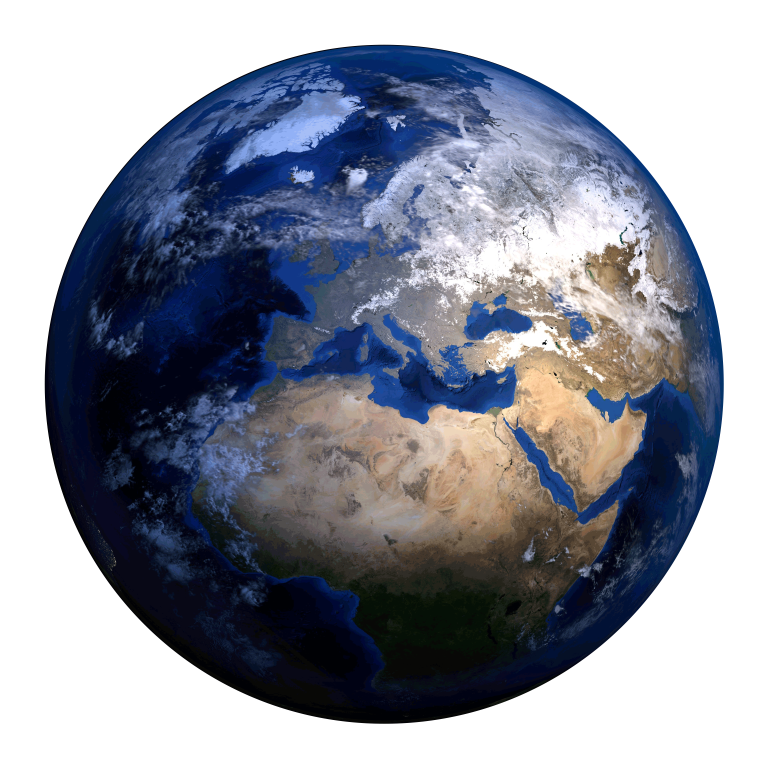
#> input picture include/globe_PNG100087.png, 3074 x 3074 px (shown at 1/4 size)
$ python compile_to_nximage.py ../include/globe_PNG100087.png out.png
#> lines starting #> are read from the running program, lines starting #| are printed output that depends on the picture
#!/usr/bin/env python3
"""
compile_to_nxtimg.py — Converte immagini PNG/JPG in file .nxtimg (testo ANSI)
Uso: python3 compile_to_nxtimg.py input.png output.nxtimg [--width 80] [--height 24]

Novità:
- La larghezza (--width) è ora l'asse principale: definisce il numero di tile (caratteri) orizzontali.
- L'altezza viene calcolata automaticamente per mantenere il rapporto d'aspetto originale.
- Se specifichi sia --width che --height, viene usato --width come priorità e l'altezza viene scalata.
- Miglior rilevamento dimensioni originali e logging.
"""

import sys
import os
from PIL import Image


def rgb_to_ansi_256(r, g, b):
    """Converte RGB a codice ANSI 256 colori."""
    if r == g == b:
        if r < 30:
            return 16  # nero
        if r > 225:
            return 231  # bianco
        # scala di grigi 232-255
        gray_idx = round((r / 255.0) * 23)
        return 232 + gray_idx

    # Cubo 6x6x6 (16-231)
    r_idx = round((r / 255.0) * 5)
    g_idx = round((g / 255.0) * 5)
    b_idx = round((b / 255.0) * 5)
    return 16 + r_idx * 36 + g_idx * 6 + b_idx


def image_to_nxtimg(input_path, output_path, term_width=80, term_height=24):
    """
    Converte un'immagine in formato .nxtimg (testo ANSI raw).
    Usa il carattere block inferiore ▀ (U+2580) per raddoppiare la risoluzione verticale.
    """
    try:
        img = Image.open(input_path).convert('RGBA')
    except Exception as e:
        print(f"[ERR] Impossibile aprire '{input_path}': {e}")
        return False

    orig_width, orig_height = img.size
    print(f"[INFO] Immagine originale: {orig_width}x{orig_height} px")

    # === NUOVA LOGICA: larghezza come asse principale ===
    target_char_width = term_width

    # Calcola altezza target mantenendo aspect ratio
    aspect_ratio = orig_width / orig_height
    target_pixel_height = round(target_char_width / aspect_ratio)

    # Se l'utente ha passato anche --height, usiamo comunque la larghezza come priorità
    # (puoi rimuovere questo controllo se vuoi dare precedenza assoluta a --height)
    if term_height != 24:  # valore di default modificato
        print(f"[INFO] --height ignorato (priorità a --width). Altezza calcolata: {target_pixel_height//2}")

    # Ridimensiona
    img = img.resize((target_char_width, target_pixel_height), Image.Resampling.NEAREST).convert('RGBA')

    output_lines = []
    term_height_actual = (target_pixel_height + 1) // 2

    print(f"[INFO] Output: {target_char_width}×{term_height_actual} tile (caratteri)")

    # Processa ogni riga di caratteri
    for char_y in range(term_height_actual):
        line_chars = []
        last_fg = None
        last_bg = None

        for char_x in range(target_char_width):
            # Campionamento diretto (1:1 con i pixel dopo resize)
            top_pixel = img.getpixel((char_x, char_y * 2))
            bottom_pixel = img.getpixel((char_x, char_y * 2 + 1)) if char_y * 2 + 1 < target_pixel_height else top_pixel

            top_a = top_pixel[3]
            bottom_a = bottom_pixel[3]

            top_visible = top_a > 20
            bottom_visible = bottom_a > 20
            top_opaque = top_a > 153
            bottom_opaque = bottom_a > 153

            if not top_visible and not bottom_visible:
                # Fully transparent
                if last_fg is not None or last_bg is not None:
                    line_chars.append("\033[0m")
                    last_fg = None
                    last_bg = None
                line_chars.append(" ")

            elif top_visible and not bottom_visible:
                fg_code = rgb_to_ansi_256(*top_pixel[:3])
                if fg_code != last_fg or last_bg is not None:
                    line_chars.append(f"\033[0m\033[38;5;{fg_code}m")
                    last_fg = fg_code
                    last_bg = None
                line_chars.append("▀")

            elif not top_visible and bottom_visible:
                fg_code = rgb_to_ansi_256(*bottom_pixel[:3])
                if fg_code != last_fg or last_bg is not None:
                    line_chars.append(f"\033[0m\033[38;5;{fg_code}m")
                    last_fg = fg_code
                    last_bg = None
                line_chars.append("▄")

            else:
                # Both visible
                if top_opaque and bottom_opaque:
                    fg_code = rgb_to_ansi_256(*top_pixel[:3])
                    bg_code = rgb_to_ansi_256(*bottom_pixel[:3])
                    if last_bg is None or fg_code != last_fg or bg_code != last_bg:
                        line_chars.append(f"\033[0m\033[38;5;{fg_code}m\033[48;5;{bg_code}m")
                        last_fg = fg_code
                        last_bg = bg_code
                    line_chars.append("▀")
                else:
                    # Semi-transparent → scegli il più opaco
                    if top_a >= bottom_a:
                        fg_code = rgb_to_ansi_256(*top_pixel[:3])
                        if fg_code != last_fg or last_bg is not None:
                            line_chars.append(f"\033[0m\033[38;5;{fg_code}m")
                            last_fg = fg_code
                            last_bg = None
                        line_chars.append("▀")
                    else:
                        fg_code = rgb_to_ansi_256(*bottom_pixel[:3])
                        if fg_code != last_fg or last_bg is not None:
                            line_chars.append(f"\033[0m\033[38;5;{fg_code}m")
                            last_fg = fg_code
                            last_bg = None
                        line_chars.append("▄")

        # Reset a fine riga
        if last_fg is not None or last_bg is not None:
            line_chars.append("\033[0m")

        output_lines.append("".join(line_chars))

    # Scrivi il file .nxtimg
    try:
        with open(output_path, "w", encoding="utf-8", newline='\n') as f:
            f.write("\n".join(output_lines))
        print(f"[OK] Compilato: {output_path} ({target_char_width}x{term_height_actual})")
        return True
    except Exception as e:
        print(f"[ERR] Impossibile scrivere '{output_path}': {e}")
        return False


def main():
    # Batch mode per loghi
    if "--logos" in sys.argv:
        script_dir = os.path.dirname(os.path.abspath(__file__))
        src_dir = os.path.join(script_dir, "logo")
        dst_dir = os.path.join(script_dir, "..", "example", "minios", "logos")

        if not os.path.exists(dst_dir):
            os.makedirs(dst_dir, exist_ok=True)

        if not os.path.exists(src_dir):
            print(f"[ERR] Cartella loghi non trovata: {src_dir}")
            sys.exit(1)

        print(f"[*] Batch mode: Compilazione loghi da {src_dir}...")
        count = 0
        for f in os.listdir(src_dir):
            if f.lower().endswith(('.png', '.jpg', '.jpeg')):
                in_p = os.path.join(src_dir, f)
                out_name = os.path.splitext(f)[0] + ".nxtimg"
                out_p = os.path.join(dst_dir, out_name)
                # Usa larghezza fissa ragionevole per i loghi
                if image_to_nxtimg(in_p, out_p, term_width=48):
                    count += 1
        print(f"[*] Completato. {count} loghi compilati.")
        sys.exit(0)

    if len(sys.argv) < 3:
        print("Uso:")
        print(" python3 compile_to_nxtimg.py input.png output.nxtimg [--width 80]")
        print(" python3 compile_to_nxtimg.py --logos")
        sys.exit(1)

    input_path = sys.argv[1]
    output_path = sys.argv[2]
    term_width = 80
    term_height = 24

    # Leggi da ambiente
    try:
        cw = os.environ.get("COLUMNS")
        if cw and cw.isdigit():
            w = int(cw)
            if w >= 20:
                term_width = w
    except Exception:
        pass

    # Parse argomenti
    i = 1
    while i < len(sys.argv):
        if sys.argv[i] == "--width" and i + 1 < len(sys.argv):
            term_width = int(sys.argv[i + 1])
            i += 1
        elif sys.argv[i] == "--height" and i + 1 < len(sys.argv):
            term_height = int(sys.argv[i + 1])
            i += 1
        i += 1

    if not os.path.exists(input_path):
        print(f"[ERR] File non trovato: {input_path}")
        sys.exit(1)

    success = image_to_nxtimg(input_path, output_path, term_width, term_height)
#> in image_to_nxtimg, img is the input picture: PIL image 3074x3074 RGBA; mean R, G, B, A 143, 146.8, 158.8, 156.5
#| [INFO] Immagine originale: 3074x3074 px
#> in image_to_nxtimg, `img = img.resize((target_char_width, target_pixel_height), Image.Resam..`:
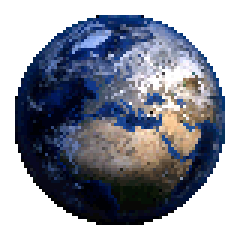
#> img: PIL image 80x80 RGBA (shown 3 times larger); mean R, G, B, A 143.4, 147.2, 159.1, 155.7; transparent parts drawn white
#| [INFO] Output: 80×40 tile (caratteri)
#| [OK] Compilato: out.png (80x40)
    sys.exit(0 if success else 1)
#> (the program exits here)
